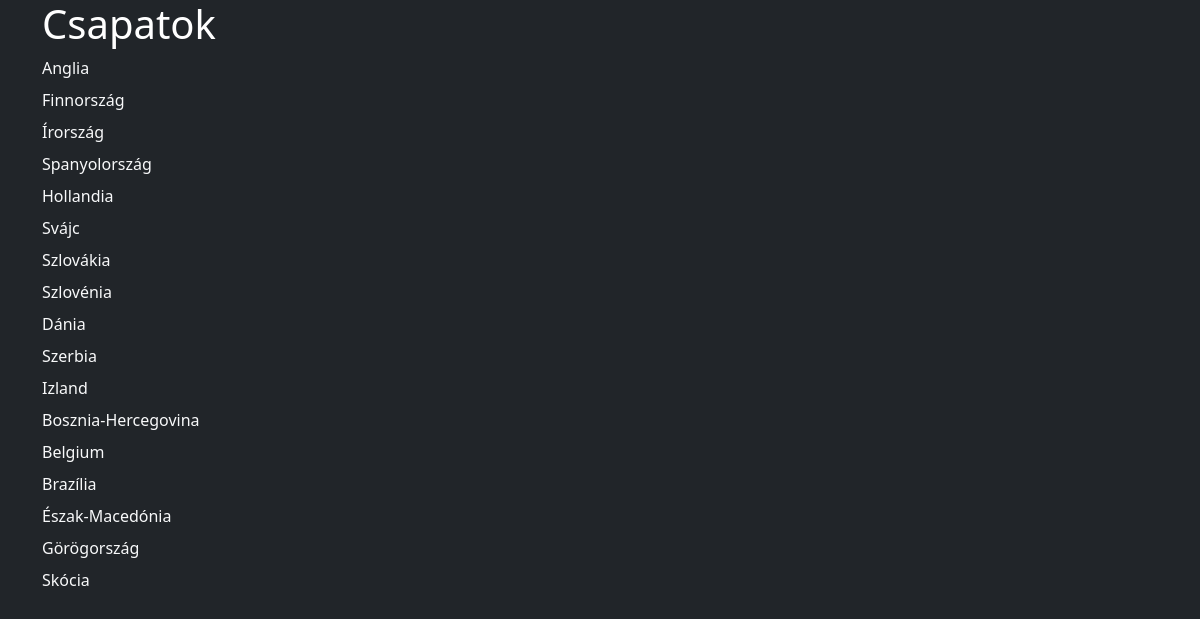
The page / on the database its author committed.
### tables this page shows
CREATE TABLE `orszagok` (
  `id` int(11) NOT NULL,
  `orszag` varchar(30) DEFAULT NULL,
  `created_at` timestamp NULL DEFAULT CURRENT_TIMESTAMP
);

### traits/Utilities.php (called while the page is built, shortened)
<?php
trait Utilities {
    function getViewFile($file) {
        include(__DIR__."/../views/".$file.".php");
    }
    function connectDB() {
        $hostname = "localhost";
        $username = "root";
        $password = "12345";
        $database = "eredmenyek";
        $connection = mysqli_connect($hostname, $username, $password, $database);
        return $connection;
    }
}

### controllers/UserController.php (called while the page is built, shortened)
<?php
class UserController {
    function kezdolapView() {
        $this->getViewFile("kezdolap");
    }
    function orszagLista() {
        $orszagok = mysqli_query($this->connectDB(), "select * from orszagok");
        while($orszag = mysqli_fetch_assoc($orszagok)) {
            $orszag_arr[] = $orszag;
        }
        return $orszag_arr;
    }
}

### views/kezdolap.php (the view, shortened to what this page needs)
<!doctype html>
<html lang="hu">
<head>
    <link href="https://cdn.jsdelivr.net/npm/bootstrap@5.3.3/dist/css/bootstrap.min.css" rel="stylesheet">
</head>
<body class="text-bg-dark">
    <main class="container-lg">
        <section class="row">
            <article class="col">
                <h1>Csapatok</h1>
            </article>
            <article class="col-12 d-flex flex-column gap-2">
                <?php
                    foreach($this->orszagLista() as $id => $orszag) {
                        echo '<div><a class="link-light link-underline-opacity-0 link-underline-opacity-100-hover link-offset-2" href="?page=eredmenyekView&id='.($id + 1).'">'.$orszag["orszag"].'</a></div>';
                    }
                ?>
            </article>
        </section>
    </main>
</body>
</html>

### rows shown on the page
orszagok: orszag "Anglia"
orszagok: orszag "Finnország"
orszagok: orszag "Írország"
orszagok: orszag "Spanyolország"
orszagok: orszag "Hollandia"
orszagok: orszag "Svájc"
orszagok: orszag "Szlovákia"
orszagok: orszag "Szlovénia"
orszagok: orszag "Dánia"
orszagok: orszag "Szerbia"
orszagok: orszag "Izland"
orszagok: orszag "Bosznia-Hercegovina"
orszagok: orszag "Belgium"
orszagok: orszag "Brazília"
orszagok: orszag "Észak-Macedónia"
orszagok: orszag "Görögország"
orszagok: orszag "Skócia"
